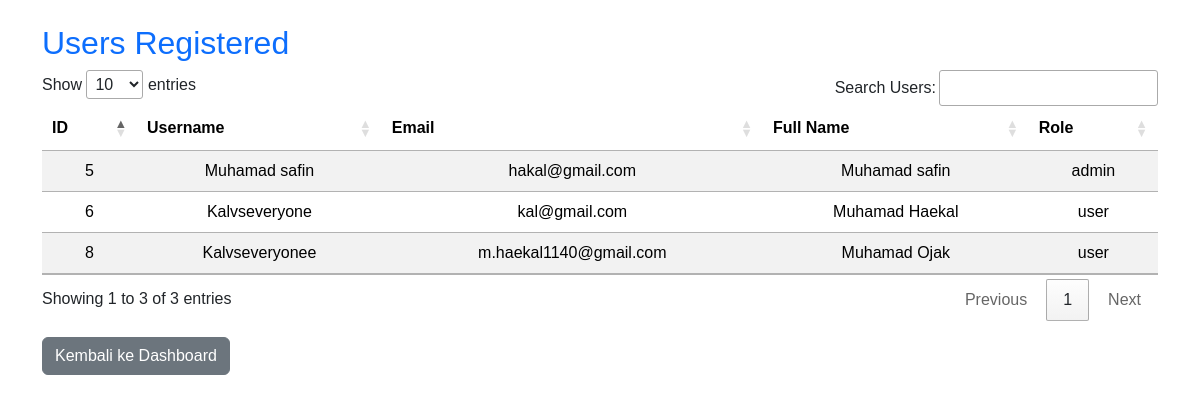
The app's page /admin/view_users.php (signed in) with its own data.
### tables this page shows
CREATE TABLE `users` (
  `id` int(11) NOT NULL,
  `username` varchar(50) NOT NULL,
  `email` varchar(100) NOT NULL,
  `password` varchar(255) NOT NULL,
  `full_name` varchar(100) DEFAULT NULL,
  `profile_picture` varchar(255) DEFAULT 'default.jpg',
  `role` enum('user','admin') DEFAULT 'user',
  `created_at` timestamp NOT NULL DEFAULT current_timestamp()
);

### admin/view_users.php (the view, shortened to what this page needs)
<?php
require_once '../config/db.php';
$stmt = $pdo->prepare("SELECT * FROM users");
$stmt->execute();
$users = $stmt->fetchAll();
?>
<!DOCTYPE html>
<html lang="en">
<head>
    <link href="https://cdn.jsdelivr.net/npm/bootstrap@5.3.1/dist/css/bootstrap.min.css" rel="stylesheet">
    <link rel="stylesheet" type="text/css" href="https://cdn.datatables.net/1.11.5/css/jquery.dataTables.min.css">
</head>
<body>
    <div class="container mt-4">
        <h2 class="text-primary">Users Registered</h2>
        <table id="usersTable" class="table table-striped">
            <thead>
                <tr>
                    <th>ID</th>
                    <th>Username</th>
                    <th>Email</th>
                    <th>Full Name</th>
                    <th>Role</th>
                </tr>
            </thead>
            <tbody>
                <?php foreach ($users as $user): ?>
                    <tr>
                        <td><?php echo $user['id']; ?></td>
                        <td><?php echo htmlspecialchars($user['username']); ?></td>
                        <td><?php echo htmlspecialchars($user['email']); ?></td>
                        <td><?php echo htmlspecialchars($user['full_name']); ?></td>
                        <td><?php echo htmlspecialchars($user['role']); ?></td>
                    </tr>
                <?php endforeach; ?>
            </tbody>
        </table>
        <a href="admin_dashboard.php" class="btn btn-secondary mt-3">Kembali ke Dashboard</a>
    </div>
</body>
</html>

### admin/view_users.php (style rules this page uses)
:root { --bs-primary: #0064b5; --bs-secondary: #00467f; --bs-info: #bfe2ff; }
body { font-family: Arial, sans-serif; }
table th, table td { text-align: center; }

### records on screen
users: id "5", username "Muhamad safin", email "hakal@gmail.com", full_name "Muhamad safin", role "admin"
users: id "6", username "Kalvseveryone", email "kal@gmail.com", full_name "Muhamad Haekal", role "user"
users: id "8", username "Kalvseveryonee", email "m.haekal1140@gmail.com", full_name "Muhamad Ojak", role "user"
